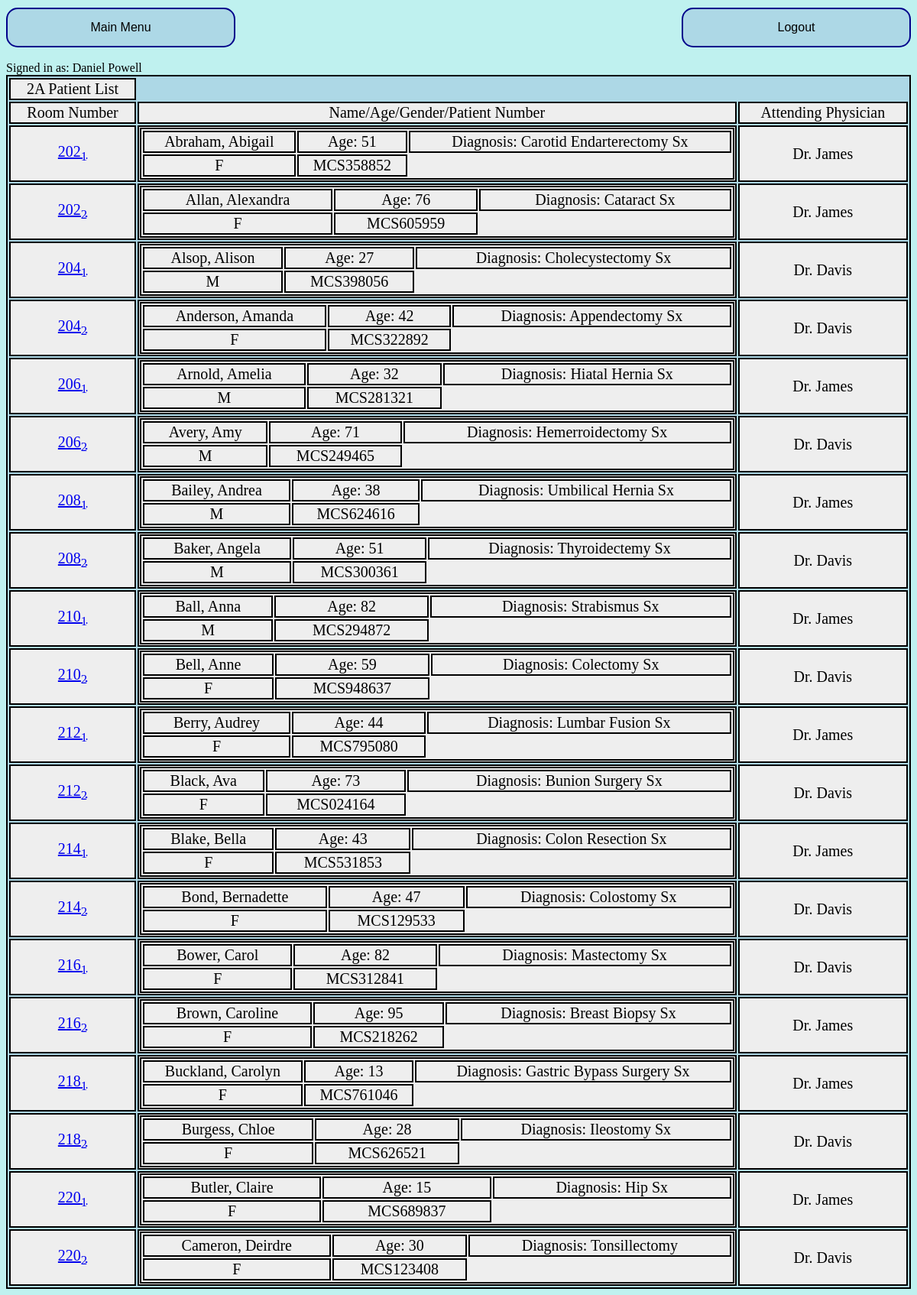
The page /PatientList.php?Units=2A (signed in) on the database its author committed.
### tables this page shows
CREATE TABLE Patient(
patientMCS CHAR(9),
patientFirstName VARCHAR(64),
patientLastName VARCHAR(64),
patientSIN CHAR(11),
patientHeight INTEGER,
patientWeight FLOAT,
patientDateOfBirth DATE,
patientGender CHAR,
patientHealthCard LONG,
patientPostalCode CHAR(7),
patientAddress VARCHAR(64),
patientCity VARCHAR(32),
patientPhoneNumber CHAR(17),
patientAdvancedDirective VARCHAR(32),
patientAdvDirOnFile VARCHAR(32),
patientAllergies VARCHAR(64),
patientAdvDirDate DATE,
PRIMARY KEY (patientMCS));

CREATE TABLE ResidesIn(
patientMCS VARCHAR(9) unique,
roomNumber INTEGER,
bedNumber INTEGER,
PRIMARY KEY(patientMCS, roomNumber),
UNIQUE (roomNumber, bedNumber),
FOREIGN KEY (roomNumber) REFERENCES Room (roomNumber),
FOREIGN KEY (patientMCS) REFERENCES Patient (patientMCS),
CHECK ( bedNumber = 1
OR bedNumber = 2));

CREATE TABLE Conditions (
conditionCode CHAR(8),
conditionName VARCHAR(64),
PRIMARY KEY (conditionCode));

CREATE TABLE Doctor(
doctorLastName VARCHAR(64),
doctorFirstName VARCHAR(64),
doctorPhoneNumber CHAR(17),
doctorTitle VARCHAR(64),
doctorSIN CHAR(11),
PRIMARY KEY(doctorSIN));

### PatientList.php (the view, shortened to what this page needs)
<html>
	<head>
		<link
        		href = "./style.css"
        		type = "text/css"
        		rel  = "stylesheet">
	</head>
	<body bgcolor="#BFF1EF">
		<form action="Units.php">
				<input type="submit" value="Main Menu">
		</form>
		<form class="logout" action="Logout.php">
				<input type="submit" value="Logout">
		</form>
		<div id="User">
			<?php
			$USER = $_SESSION['uName'];
			echo "Signed in as: $USER";
			?>
		</div>
		<?php
		include("config.php");
		$Unit = $_GET['Units'];
		if($Unit == "Search")
		{
			$Unit = "";
			$result = mysqli_query($db, $_SESSION['pSearch']);
		}
		else
		{
			$Unit = mysqli_real_escape_string($db, $Unit);
			$sql = "SELECT *, TIMESTAMPDIFF(YEAR, patientDateOfBirth, CURDATE()) AS age FROM Patient natural join ResidesIn natural join Room natural join DiagnosedWith natural join Conditions natural join IsProvidedForBy natural join Doctor WHERE '$Unit' = unitCode AND role='Attending Physician' ORDER BY roomNumber;";
			$result = mysqli_query($db,$sql);
		}
		echo "<table border='1' id='Main'>";
		echo "<tr>
				<td>" . $Unit . " Patient List</td>
			</tr>";
		echo "<tr>
				<td>Room Number</td>
				<td>Name/Age/Gender/Patient Number</td>
				<td>Attending Physician</td>
			</tr>";
		if($result !== FALSE)
		{
			while($row = mysqli_fetch_array($result, MYSQLI_ASSOC))
			{
				echo "<tr>
						<td><a href='Main.php?Patientmcs=" . $row['patientMCS'] . "'>" . $row['roomNumber'] . "<sub>" . $row['bedNumber'] ."</sub></a></td>
						<td border='none'>
							<table border='none'>
								<tr>
									<td>" . $row['patientLastName'] . ", " . $row['patientFirstName'] . "</td>
									<td>Age: ". $row['age'] ." </td>
									<td>Diagnosis: " . $row['conditionName'] . "</td>
								</tr>
								<tr>
									<td>" . $row['patientGender'] . "</td>
									<td>" . $row['patientMCS'] . "</td>
								</tr>
							</table>
						</td>
						<td>Dr. " . $row['doctorLastName'] . "</td>
					</tr>";
			}
		}
		else
		{
		}
		echo "</table>";
		?>
	</body>
</html>

### style.css (style rules this page uses)
html { text-style:Courier New; }
table { border: 2px solid black; width: 100%; }
td { border: 2px solid black; text-align: center; }
.logout { top: 8px; right: 8px; position: absolute; }
input { background-color: lightblue; border: 2px solid darkblue; border-radius: 15px; color: black; width: 300px; padding: 15px 15px; text-align: center; text-decoration: none; display: inline-block; font-size: 16px; margin-top: 2px; margin-bottom: 2px; }
#Main { border: 2px solid black; width: 100%; font-size: 20px; background-color: lightblue; }
#Main tr { background-color: #eee; border-top: 1px solid #fff; font-size: 20px; }
#Main a { pointer-events: none; cursor: default; }

### rows shown on the page
patient: residesin.roomNumber "202", residesin.bedNumber "1", patientLastName "Abraham", patientFirstName "Abigail", age "51", conditions.conditionName "Carotid Endarterectomy Sx", patientGender "F", patientMCS "MCS358852", doctor.doctorLastName "James"
patient: residesin.roomNumber "202", residesin.bedNumber "2", patientLastName "Allan", patientFirstName "Alexandra", age "76", conditions.conditionName "Cataract Sx", patientGender "F", patientMCS "MCS605959", doctor.doctorLastName "James"
patient: residesin.roomNumber "204", residesin.bedNumber "1", patientLastName "Alsop", patientFirstName "Alison", age "27", conditions.conditionName "Cholecystectomy Sx", patientGender "M", patientMCS "MCS398056", doctor.doctorLastName "Davis"
patient: residesin.roomNumber "204", residesin.bedNumber "2", patientLastName "Anderson", patientFirstName "Amanda", age "42", conditions.conditionName "Appendectomy Sx", patientGender "F", patientMCS "MCS322892", doctor.doctorLastName "Davis"
patient: residesin.roomNumber "206", residesin.bedNumber "1", patientLastName "Arnold", patientFirstName "Amelia", age "32", conditions.conditionName "Hiatal Hernia Sx", patientGender "M", patientMCS "MCS281321", doctor.doctorLastName "James"
patient: residesin.roomNumber "206", residesin.bedNumber "2", patientLastName "Avery", patientFirstName "Amy", age "71", conditions.conditionName "Hemerroidectomy Sx", patientGender "M", patientMCS "MCS249465", doctor.doctorLastName "Davis"
patient: residesin.roomNumber "208", residesin.bedNumber "1", patientLastName "Bailey", patientFirstName "Andrea", age "38", conditions.conditionName "Umbilical Hernia Sx", patientGender "M", patientMCS "MCS624616", doctor.doctorLastName "James"
patient: residesin.roomNumber "208", residesin.bedNumber "2", patientLastName "Baker", patientFirstName "Angela", age "51", conditions.conditionName "Thyroidectemy Sx", patientGender "M", patientMCS "MCS300361", doctor.doctorLastName "Davis"
patient: residesin.roomNumber "210", residesin.bedNumber "1", patientLastName "Ball", patientFirstName "Anna", age "82", conditions.conditionName "Strabismus Sx", patientGender "M", patientMCS "MCS294872", doctor.doctorLastName "James"
patient: residesin.roomNumber "210", residesin.bedNumber "2", patientLastName "Bell", patientFirstName "Anne", age "59", conditions.conditionName "Colectomy Sx", patientGender "F", patientMCS "MCS948637", doctor.doctorLastName "Davis"
patient: residesin.roomNumber "212", residesin.bedNumber "1", patientLastName "Berry", patientFirstName "Audrey", age "44", conditions.conditionName "Lumbar Fusion Sx", patientGender "F", patientMCS "MCS795080", doctor.doctorLastName "James"
patient: residesin.roomNumber "212", residesin.bedNumber "2", patientLastName "Black", patientFirstName "Ava", age "73", conditions.conditionName "Bunion Surgery Sx", patientGender "F", patientMCS "MCS024164", doctor.doctorLastName "Davis"
patient: residesin.roomNumber "214", residesin.bedNumber "1", patientLastName "Blake", patientFirstName "Bella", age "43", conditions.conditionName "Colon Resection Sx", patientGender "F", patientMCS "MCS531853", doctor.doctorLastName "James"
patient: residesin.roomNumber "214", residesin.bedNumber "2", patientLastName "Bond", patientFirstName "Bernadette", age "47", conditions.conditionName "Colostomy Sx", patientGender "F", patientMCS "MCS129533", doctor.doctorLastName "Davis"
patient: residesin.roomNumber "216", residesin.bedNumber "1", patientLastName "Bower", patientFirstName "Carol", age "82", conditions.conditionName "Mastectomy Sx", patientGender "F", patientMCS "MCS312841", doctor.doctorLastName "Davis"
patient: residesin.roomNumber "216", residesin.bedNumber "2", patientLastName "Brown", patientFirstName "Caroline", age "95", conditions.conditionName "Breast Biopsy Sx", patientGender "F", patientMCS "MCS218262", doctor.doctorLastName "James"
patient: residesin.roomNumber "218", residesin.bedNumber "1", patientLastName "Buckland", patientFirstName "Carolyn", age "13", conditions.conditionName "Gastric Bypass Surgery Sx", patientGender "F", patientMCS "MCS761046", doctor.doctorLastName "James"
patient: residesin.roomNumber "218", residesin.bedNumber "2", patientLastName "Burgess", patientFirstName "Chloe", age "28", conditions.conditionName "Ileostomy Sx", patientGender "F", patientMCS "MCS626521", doctor.doctorLastName "Davis"
patient: residesin.roomNumber "220", residesin.bedNumber "1", patientLastName "Butler", patientFirstName "Claire", age "15", conditions.conditionName "Hip Sx", patientGender "F", patientMCS "MCS689837", doctor.doctorLastName "James"
patient: residesin.roomNumber "220", residesin.bedNumber "2", patientLastName "Cameron", patientFirstName "Deirdre", age "30", conditions.conditionName "Tonsillectomy", patientGender "F", patientMCS "MCS123408", doctor.doctorLastName "Davis"

### other values the page prints
$USER "Daniel Powell"
$Unit "2A"
